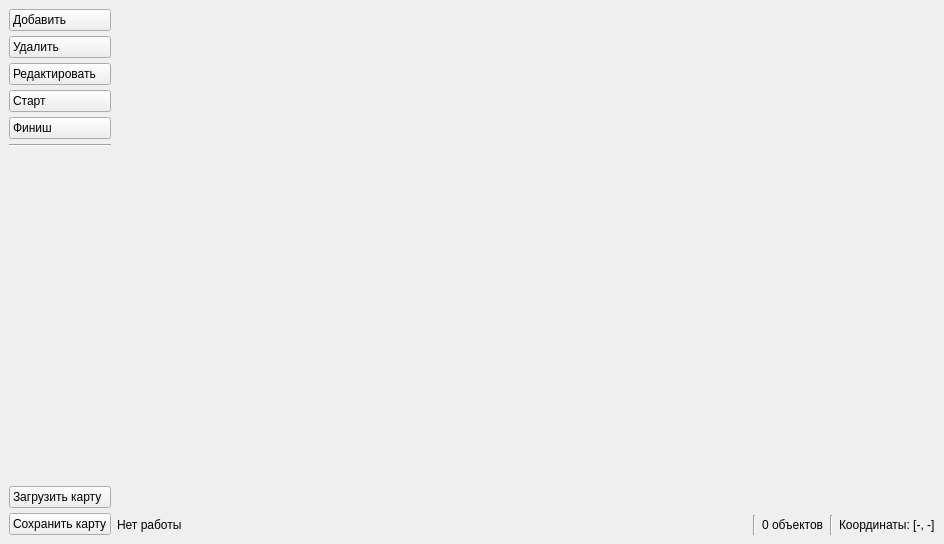
<?xml version="1.0" encoding="UTF-8"?>
<ui version="4.0">
 <class>MainWindow</class>
 <widget class="QMainWindow" name="MainWindow">
  <property name="geometry">
   <rect>
    <x>0</x>
    <y>0</y>
    <width>944</width>
    <height>544</height>
   </rect>
  </property>
  <property name="windowTitle">
   <string>Course2 Practice - Pathfinder</string>
  </property>
  <property name="windowIcon">
   <iconset resource="assets.qrc">
    <normaloff>:/assets/path.png</normaloff>:/assets/path.png</iconset>
  </property>
  <widget class="QWidget" name="layoutCentral">
   <layout class="QHBoxLayout" name="horizontalLayout_2">
    <item>
     <widget class="QWidget" name="layoutButtons" native="true">
      <property name="sizePolicy">
       <sizepolicy hsizetype="Minimum" vsizetype="Preferred">
        <horstretch>0</horstretch>
        <verstretch>0</verstretch>
       </sizepolicy>
      </property>
      <layout class="QVBoxLayout" name="verticalLayout">
       <property name="spacing">
        <number>5</number>
       </property>
       <property name="leftMargin">
        <number>0</number>
       </property>
       <property name="topMargin">
        <number>0</number>
       </property>
       <property name="rightMargin">
        <number>0</number>
       </property>
       <property name="bottomMargin">
        <number>0</number>
       </property>
       <item>
        <widget class="QPushButton" name="btnAdd">
         <property name="styleSheet">
          <string notr="true">text-align: left;
padding: 3px;</string>
         </property>
         <property name="text">
          <string>Добавить</string>
         </property>
         <property name="icon">
          <iconset resource="assets.qrc">
           <normaloff>:/assets/add.png</normaloff>:/assets/add.png</iconset>
         </property>
        </widget>
       </item>
       <item>
        <widget class="QPushButton" name="btnDelete">
         <property name="styleSheet">
          <string notr="true">text-align: left;
padding: 3px;</string>
         </property>
         <property name="text">
          <string>Удалить</string>
         </property>
         <property name="icon">
          <iconset resource="assets.qrc">
           <normaloff>:/assets/erase.png</normaloff>:/assets/erase.png</iconset>
         </property>
        </widget>
       </item>
       <item>
        <widget class="QPushButton" name="btnEdit">
         <property name="styleSheet">
          <string notr="true">text-align: left;
padding: 3px;</string>
         </property>
         <property name="text">
          <string>Редактировать</string>
         </property>
         <property name="icon">
          <iconset resource="assets.qrc">
           <normaloff>:/assets/edit.png</normaloff>:/assets/edit.png</iconset>
         </property>
        </widget>
       </item>
       <item>
        <widget class="QPushButton" name="btnStart">
         <property name="styleSheet">
          <string notr="true">text-align: left;
padding: 3px;</string>
         </property>
         <property name="text">
          <string>Старт</string>
         </property>
         <property name="icon">
          <iconset resource="assets.qrc">
           <normaloff>:/assets/start.png</normaloff>:/assets/start.png</iconset>
         </property>
        </widget>
       </item>
       <item>
        <widget class="QPushButton" name="btnFinish">
         <property name="styleSheet">
          <string notr="true">text-align: left;
padding: 3px;</string>
         </property>
         <property name="text">
          <string>Финиш</string>
         </property>
         <property name="icon">
          <iconset resource="assets.qrc">
           <normaloff>:/assets/finish.png</normaloff>:/assets/finish.png</iconset>
         </property>
        </widget>
       </item>
       <item>
        <widget class="Line" name="line3">
         <property name="orientation">
          <enum>Qt::Horizontal</enum>
         </property>
        </widget>
       </item>
       <item>
        <spacer name="spacerButtons">
         <property name="orientation">
          <enum>Qt::Vertical</enum>
         </property>
         <property name="sizeHint" stdset="0">
          <size>
           <width>20</width>
           <height>40</height>
          </size>
         </property>
        </spacer>
       </item>
       <item>
        <widget class="QPushButton" name="btnLoad">
         <property name="styleSheet">
          <string notr="true">text-align: left;
padding: 3px;</string>
         </property>
         <property name="text">
          <string>Загрузить карту</string>
         </property>
         <property name="icon">
          <iconset resource="assets.qrc">
           <normaloff>:/assets/load.png</normaloff>:/assets/load.png</iconset>
         </property>
        </widget>
       </item>
       <item>
        <widget class="QPushButton" name="btnSave">
         <property name="styleSheet">
          <string notr="true">text-align: left;
padding: 3px;</string>
         </property>
         <property name="text">
          <string>Сохранить карту</string>
         </property>
         <property name="icon">
          <iconset resource="assets.qrc">
           <normaloff>:/assets/save.png</normaloff>:/assets/save.png</iconset>
         </property>
        </widget>
       </item>
      </layout>
     </widget>
    </item>
    <item>
     <widget class="QWidget" name="layoutMain" native="true">
      <property name="sizePolicy">
       <sizepolicy hsizetype="Preferred" vsizetype="Preferred">
        <horstretch>0</horstretch>
        <verstretch>0</verstretch>
       </sizepolicy>
      </property>
      <layout class="QVBoxLayout" name="verticalLayout_2">
       <property name="leftMargin">
        <number>0</number>
       </property>
       <property name="topMargin">
        <number>0</number>
       </property>
       <property name="rightMargin">
        <number>0</number>
       </property>
       <property name="bottomMargin">
        <number>0</number>
       </property>
       <item>
        <widget class="Canvas" name="widgetGraph" native="true">
         <property name="sizePolicy">
          <sizepolicy hsizetype="Fixed" vsizetype="Fixed">
           <horstretch>0</horstretch>
           <verstretch>0</verstretch>
          </sizepolicy>
         </property>
         <property name="minimumSize">
          <size>
           <width>800</width>
           <height>500</height>
          </size>
         </property>
        </widget>
       </item>
       <item alignment="Qt::AlignBottom">
        <widget class="QWidget" name="layoutStatus" native="true">
         <property name="sizePolicy">
          <sizepolicy hsizetype="Preferred" vsizetype="Minimum">
           <horstretch>0</horstretch>
           <verstretch>0</verstretch>
          </sizepolicy>
         </property>
         <layout class="QHBoxLayout" name="horizontalLayout">
          <property name="leftMargin">
           <number>0</number>
          </property>
          <property name="topMargin">
           <number>0</number>
          </property>
          <property name="rightMargin">
           <number>0</number>
          </property>
          <property name="bottomMargin">
           <number>0</number>
          </property>
          <item>
           <widget class="QLabel" name="labelStatus">
            <property name="text">
             <string>Нет работы</string>
            </property>
           </widget>
          </item>
          <item>
           <spacer name="spacerStatus">
            <property name="orientation">
             <enum>Qt::Horizontal</enum>
            </property>
            <property name="sizeHint" stdset="0">
             <size>
              <width>40</width>
              <height>20</height>
             </size>
            </property>
           </spacer>
          </item>
          <item>
           <widget class="Line" name="line2">
            <property name="orientation">
             <enum>Qt::Vertical</enum>
            </property>
           </widget>
          </item>
          <item>
           <widget class="QLabel" name="labelObjects">
            <property name="text">
             <string>0 объектов</string>
            </property>
           </widget>
          </item>
          <item>
           <widget class="Line" name="line1">
            <property name="orientation">
             <enum>Qt::Vertical</enum>
            </property>
           </widget>
          </item>
          <item>
           <widget class="QLabel" name="labelCoords">
            <property name="text">
             <string>Координаты: [-, -]</string>
            </property>
           </widget>
          </item>
         </layout>
        </widget>
       </item>
      </layout>
     </widget>
    </item>
   </layout>
  </widget>
 </widget>
 <customwidgets>
  <customwidget>
   <class>Canvas</class>
   <extends>QWidget</extends>
   <header>canvas.h</header>
   <container>1</container>
  </customwidget>
 </customwidgets>
 <resources>
  <include location="assets.qrc"/>
 </resources>
 <connections/>
</ui>
